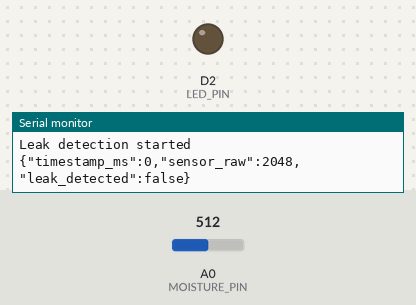
Simulated run of this sketch. Board: Arduino Zero (SAMD21). On the bench: output pins drawn as LEDs (lit = HIGH), the last lines printed to the serial monitor. Inputs (shaded band) come from the test bench; at power-on: A0 (MOISTURE_PIN) = 512 (analog values on the 0–1023 scale).

Above: at 0.1 s.
At 1.1 s:
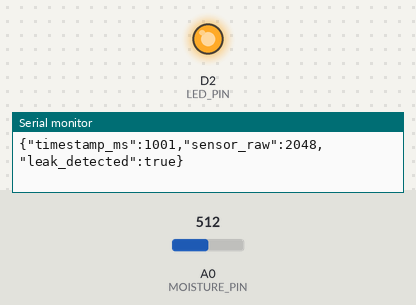
Timing chart, 0 to 2.6 s (numbered marks = the images above):
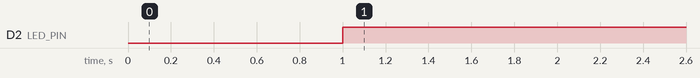

Measured:
- by itself, D2 (LED_PIN): LOW → HIGH at 1.0 s

The sketch:

leak_detection.ino
```cpp
// Outer-nappy leak probe + alert LED (separate board from pod_sensors).
//
// Streams once every 500 ms:
//   {"timestamp_ms":..,"sensor_raw":..,"leak_detected":true|false}
//
// LED on D2 lights when:
//   - the outer probe confirms a leak (local), OR
//   - the laptop says the parent app is in a red alert state:
//       {"led":true} / {"led":false}   (written by software/pod_stream.py)
//
// Calibration: match your probe (team defaults: dry ~150, wet ~1600 on 12-bit UNO Q).
// Do not flash this on the same board as pod_sensors (D2 is DHT11 there).

const int MOISTURE_PIN = A0;
const int LED_PIN = 2;

// CALIBRATION — replace after measuring dry vs water-outside-nappy
const int DRY_READING = 150;
const int LEAK_READING = 1600;

const int LEAK_THRESHOLD =
    (DRY_READING + LEAK_READING) / 2;

const int CONFIRM_SAMPLES = 3;

int wetCount = 0;
int dryCount = 0;

bool leakDetected = false;
bool softwareLed = false;   // forced on by the dashboard when the fill alert is red

void setup() {
    Serial.begin(115200);
#if !defined(ARDUINO_ARCH_AVR)
    analogReadResolution(12);
#endif
    pinMode(LED_PIN, OUTPUT);
    digitalWrite(LED_PIN, LOW);
    Serial.println("Leak detection started");
}

void pollLedCommand() {
    while (Serial.available() > 0) {
        String line = Serial.readStringUntil('\n');
        line.trim();
        if (line.indexOf("\"led\":true") >= 0 || line.indexOf("\"led\": true") >= 0) {
            softwareLed = true;
        } else if (line.indexOf("\"led\":false") >= 0 || line.indexOf("\"led\": false") >= 0) {
            softwareLed = false;
        }
    }
}

void loop() {
    pollLedCommand();

    int moisture = analogRead(MOISTURE_PIN);

    bool waterOutsideNappy;
    if (LEAK_READING > DRY_READING) {
        waterOutsideNappy = moisture > LEAK_THRESHOLD;
    } else {
        waterOutsideNappy = moisture < LEAK_THRESHOLD;
    }

    if (waterOutsideNappy) {
        wetCount++;
        dryCount = 0;
    } else {
        dryCount++;
        wetCount = 0;
    }

    if (wetCount >= CONFIRM_SAMPLES) {
        leakDetected = true;
    }
    if (dryCount >= CONFIRM_SAMPLES) {
        leakDetected = false;
    }

    // Red alert from the app OR confirmed outer leak
    digitalWrite(LED_PIN, (leakDetected || softwareLed) ? HIGH : LOW);

    Serial.print("{\"timestamp_ms\":");
    Serial.print(millis());
    Serial.print(",\"sensor_raw\":");
    Serial.print(moisture);
    Serial.print(",\"leak_detected\":");
    Serial.print(leakDetected ? "true" : "false");
    Serial.println("}");

    delay(500);
}
```
